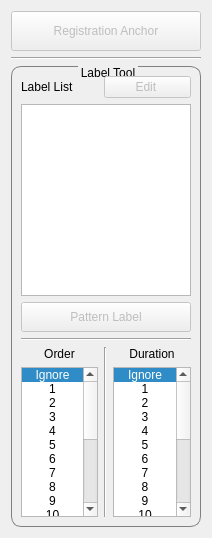
           <widget class="QWidget" name="widget_3" native="true">
            <property name="sizePolicy">
             <sizepolicy hsizetype="Fixed" vsizetype="Expanding">
              <horstretch>0</horstretch>
              <verstretch>0</verstretch>
             </sizepolicy>
            </property>
            <property name="maximumSize">
             <size>
              <width>190</width>
              <height>16777215</height>
             </size>
            </property>
            <layout class="QGridLayout" name="gridLayout_10">
             <item row="0" column="0">
              <widget class="QPushButton" name="position_pushButton">
               <property name="enabled">
                <bool>false</bool>
               </property>
               <property name="minimumSize">
                <size>
                 <width>0</width>
                 <height>40</height>
                </size>
               </property>
               <property name="text">
                <string>Registration Anchor</string>
               </property>
              </widget>
             </item>
             <item row="2" column="0">
              <widget class="QGroupBox" name="label_groupBox">
               <property name="sizePolicy">
                <sizepolicy hsizetype="Fixed" vsizetype="Expanding">
                 <horstretch>0</horstretch>
                 <verstretch>0</verstretch>
                </sizepolicy>
               </property>
               <property name="maximumSize">
                <size>
                 <width>190</width>
                 <height>16777215</height>
                </size>
               </property>
               <property name="styleSheet">
                <string notr="true">QGroupBox{
border-width:1px;
border-style:solid;
border-radius: 10px;
border-color:gray;
margin-top:2.5ex;
}
QGroupBox::title{
subcontrol-origin:margin;
subcontrol-position:top center;
padding:0 1px;
}</string>
               </property>
               <property name="title">
                <string>Label Tool</string>
               </property>
               <property name="alignment">
                <set>Qt::AlignLeading|Qt::AlignLeft|Qt::AlignVCenter</set>
               </property>
               <layout class="QGridLayout" name="gridLayout_3">
                <item row="5" column="0">
                 <layout class="QVBoxLayout" name="verticalLayout_3">
                  <item>
                   <widget class="QLabel" name="orderList_label">
                    <property name="maximumSize">
                     <size>
                      <width>16777215</width>
                      <height>20</height>
                     </size>
                    </property>
                    <property name="text">
                     <string>Order</string>
                    </property>
                    <property name="alignment">
                     <set>Qt::AlignCenter</set>
                    </property>
                   </widget>
                  </item>
                  <item>
                   <widget class="QListWidget" name="orderList_listWidget">
                    <property name="minimumSize">
                     <size>
                      <width>0</width>
                      <height>0</height>
                     </size>
                    </property>
                    <property name="maximumSize">
                     <size>
                      <width>16777215</width>
                      <height>150</height>
                     </size>
                    </property>
                    <property name="currentRow">
                     <number>0</number>
                    </property>
                    <item>
                     <property name="text">
                      <string>Ignore</string>
                     </property>
                     <property name="textAlignment">
                      <set>AlignCenter</set>
                     </property>
                    </item>
                    <item>
                     <property name="text">
                      <string>1</string>
                     </property>
                     <property name="textAlignment">
                      <set>AlignCenter</set>
                     </property>
                    </item>
                    <item>
                     <property name="text">
                      <string>2</string>
                     </property>
                     <property name="textAlignment">
                      <set>AlignCenter</set>
                     </property>
                    </item>
                    <item>
                     <property name="text">
                      <string>3</string>
                     </property>
                     <property name="textAlignment">
                      <set>AlignCenter</set>
                     </property>
                    </item>
                    <item>
                     <property name="text">
                      <string>4</string>
                     </property>
                     <property name="textAlignment">
                      <set>AlignCenter</set>
                     </property>
                    </item>
                    <item>
                     <property name="text">
                      <string>5</string>
                     </property>
                     <property name="textAlignment">
                      <set>AlignCenter</set>
                     </property>
                    </item>
                    <item>
                     <property name="text">
                      <string>6</string>
                     </property>
                     <property name="textAlignment">
                      <set>AlignCenter</set>
                     </property>
                    </item>
                    <item>
                     <property name="text">
                      <string>7</string>
                     </property>
                     <property name="textAlignment">
                      <set>AlignCenter</set>
                     </property>
                    </item>
                    <item>
                     <property name="text">
                      <string>8</string>
                     </property>
                     <property name="textAlignment">
                      <set>AlignCenter</set>
                     </property>
                    </item>
                    <item>
                     <property name="text">
                      <string>9</string>
                     </property>
                     <property name="textAlignment">
                      <set>AlignCenter</set>
                     </property>
                    </item>
                    <item>
                     <property name="text">
                      <string>10</string>
                     </property>
                     <property name="textAlignment">
                      <set>AlignCenter</set>
                     </property>
                    </item>
                    <item>
                     <property name="text">
                      <string>11</string>
                     </property>
                     <property name="textAlignment">
                      <set>AlignCenter</set>
                     </property>
                    </item>
                    <item>
                     <property name="text">
                      <string>12</string>
                     </property>
                     <property name="textAlignment">
                      <set>AlignCenter</set>
                     </property>
                    </item>
                    <item>
                     <property name="text">
                      <string>13</string>
                     </property>
                     <property name="textAlignment">
                      <set>AlignCenter</set>
                     </property>
                    </item>
                    <item>
                     <property name="text">
                      <string>14</string>
                     </property>
                     <property name="textAlignment">
                      <set>AlignCenter</set>
                     </property>
                    </item>
                    <item>
                     <property name="text">
                      <string>15</string>
                     </property>
                     <property name="textAlignment">
                      <set>AlignCenter</set>
                     </property>
                    </item>
                    <item>
                     <property name="text">
                      <string>16</string>
                     </property>
                     <property name="textAlignment">
                      <set>AlignCenter</set>
                     </property>
                    </item>
                    <item>
                     <property name="text">
                      <string>17</string>
                     </property>
                     <property name="textAlignment">
                      <set>AlignCenter</set>
                     </property>
                    </item>
                    <item>
                     <property name="text">
                      <string>18</string>
                     </property>
                     <property name="textAlignment">
                      <set>AlignCenter</set>
                     </property>
                    </item>
                    <item>
                     <property name="text">
                      <string>19</string>
                     </property>
                     <property name="textAlignment">
                      <set>AlignCenter</set>
                     </property>
                    </item>
                    <item>
                     <property name="text">
                      <string>20</string>
                     </property>
                     <property name="textAlignment">
                      <set>AlignCenter</set>
                     </property>
                    </item>
                   </widget>
                  </item>
                 </layout>
                </item>
                <item row="5" column="1">
                 <widget class="Line" name="line_5">
                  <property name="orientation">
                   <enum>Qt::Vertical</enum>
                  </property>
                 </widget>
                </item>
                <item row="1" column="0" colspan="3">
                 <widget class="QListWidget" name="labelList_listWidget"/>
                </item>
                <item row="3" column="0" colspan="3">
                 <widget class="Line" name="line">
                  <property name="orientation">
                   <enum>Qt::Horizontal</enum>
                  </property>
                 </widget>
                </item>
                <item row="0" column="1" colspan="2">
                 <widget class="QPushButton" name="labelEdit_pushButton">
                  <property name="enabled">
                   <bool>false</bool>
                  </property>
                  <property name="text">
                   <string>Edit </string>
                  </property>
                 </widget>
                </item>
                <item row="5" column="2">
                 <layout class="QVBoxLayout" name="verticalLayout">
                  <item>
                   <widget class="QLabel" name="durationList_label">
                    <property name="maximumSize">
                     <size>
                      <width>16777215</width>
                      <height>20</height>
                     </size>
                    </property>
                    <property name="text">
                     <string>Duration</string>
                    </property>
                    <property name="alignment">
                     <set>Qt::AlignCenter</set>
                    </property>
                   </widget>
                  </item>
                  <item>
                   <widget class="QListWidget" name="durationList_listWidget">
                    <property name="minimumSize">
                     <size>
                      <width>0</width>
                      <height>0</height>
                     </size>
                    </property>
                    <property name="maximumSize">
                     <size>
                      <width>16777215</width>
                      <height>150</height>
                     </size>
                    </property>
                    <property name="currentRow">
                     <number>0</number>
                    </property>
                    <item>
                     <property name="text">
                      <string>Ignore</string>
                     </property>
                     <property name="textAlignment">
                      <set>AlignCenter</set>
                     </property>
                    </item>
                    <item>
                     <property name="text">
                      <string>1</string>
                     </property>
                     <property name="textAlignment">
                      <set>AlignCenter</set>
                     </property>
                    </item>
                    <item>
                     <property name="text">
                      <string>2</string>
                     </property>
                     <property name="textAlignment">
                      <set>AlignCenter</set>
                     </property>
                    </item>
                    <item>
                     <property name="text">
                      <string>3</string>
                     </property>
                     <property name="textAlignment">
                      <set>AlignCenter</set>
                     </property>
                    </item>
                    <item>
                     <property name="text">
                      <string>4</string>
                     </property>
                     <property name="textAlignment">
                      <set>AlignCenter</set>
                     </property>
                    </item>
                    <item>
                     <property name="text">
                      <string>5</string>
                     </property>
                     <property name="textAlignment">
                      <set>AlignCenter</set>
                     </property>
                    </item>
                    <item>
                     <property name="text">
                      <string>6</string>
                     </property>
                     <property name="textAlignment">
                      <set>AlignCenter</set>
                     </property>
                    </item>
                    <item>
                     <property name="text">
                      <string>7</string>
                     </property>
                     <property name="textAlignment">
                      <set>AlignCenter</set>
                     </property>
                    </item>
                    <item>
                     <property name="text">
                      <string>8</string>
                     </property>
                     <property name="textAlignment">
                      <set>AlignCenter</set>
                     </property>
                    </item>
                    <item>
                     <property name="text">
                      <string>9</string>
                     </property>
                     <property name="textAlignment">
                      <set>AlignCenter</set>
                     </property>
                    </item>
                    <item>
                     <property name="text">
                      <string>10</string>
                     </property>
                     <property name="textAlignment">
                      <set>AlignCenter</set>
                     </property>
                    </item>
                    <item>
                     <property name="text">
                      <string>11</string>
                     </property>
                     <property name="textAlignment">
                      <set>AlignCenter</set>
                     </property>
                    </item>
                    <item>
                     <property name="text">
                      <string>12</string>
                     </property>
                     <property name="textAlignment">
                      <set>AlignCenter</set>
                     </property>
                    </item>
                    <item>
                     <property name="text">
                      <string>13</string>
                     </property>
                     <property name="textAlignment">
                      <set>AlignCenter</set>
                     </property>
                    </item>
                    <item>
                     <property name="text">
                      <string>14</string>
                     </property>
                     <property name="textAlignment">
                      <set>AlignCenter</set>
                     </property>
                    </item>
                    <item>
                     <property name="text">
                      <string>15</string>
                     </property>
                     <property name="textAlignment">
                      <set>AlignCenter</set>
                     </property>
                    </item>
                    <item>
                     <property name="text">
                      <string>16</string>
                     </property>
                     <property name="textAlignment">
                      <set>AlignCenter</set>
                     </property>
                    </item>
                    <item>
                     <property name="text">
                      <string>17</string>
                     </property>
                     <property name="textAlignment">
                      <set>AlignCenter</set>
                     </property>
                    </item>
                    <item>
                     <property name="text">
                      <string>18</string>
                     </property>
                     <property name="textAlignment">
                      <set>AlignCenter</set>
                     </property>
                    </item>
                    <item>
                     <property name="text">
                      <string>19</string>
                     </property>
                     <property name="textAlignment">
                      <set>AlignCenter</set>
                     </property>
                    </item>
                    <item>
                     <property name="text">
                      <string>20</string>
                     </property>
                     <property name="textAlignment">
                      <set>AlignCenter</set>
                     </property>
                    </item>
                   </widget>
                  </item>
                 </layout>
                </item>
                <item row="0" column="0">
                 <widget class="QLabel" name="labelList_label">
                  <property name="text">
                   <string>Label List</string>
                  </property>
                 </widget>
                </item>
                <item row="2" column="0" colspan="3">
                 <widget class="QPushButton" name="autoLable_pushButton">
                  <property name="enabled">
                   <bool>false</bool>
                  </property>
                  <property name="minimumSize">
                   <size>
                    <width>0</width>
                    <height>30</height>
                   </size>
                  </property>
                  <property name="text">
                   <string>Pattern Label</string>
                  </property>
                 </widget>
                </item>
               </layout>
              </widget>
             </item>
             <item row="1" column="0">
              <widget class="Line" name="line_4">
               <property name="orientation">
                <enum>Qt::Horizontal</enum>
               </property>
              </widget>
             </item>
            </layout>
           </widget>
